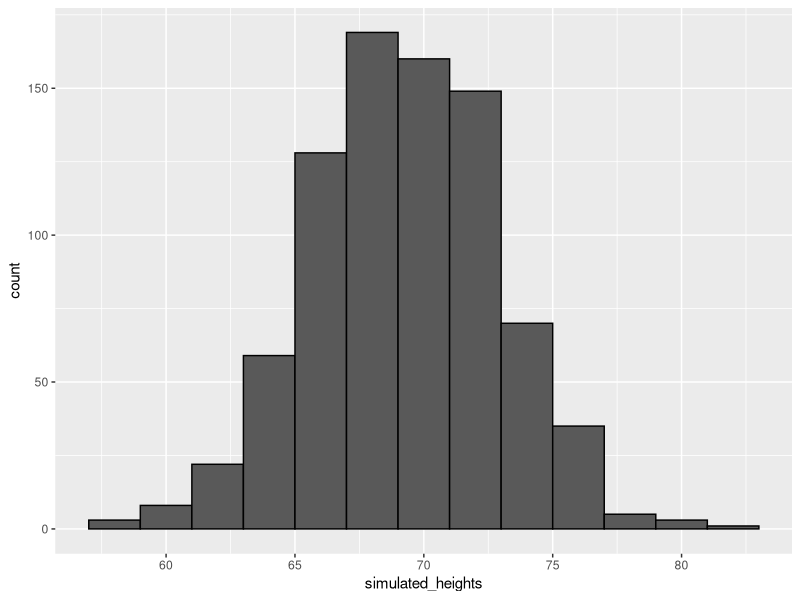

R code for this plot:
# define x as male heights from dslabs data
library(tidyverse)
library(dslabs)
data(heights)
x <- heights %>% filter(sex=="Male") %>% pull(height)

# generate simulated height data using normal distribution - both datasets should have n observations
n <- length(x)
avg <- mean(x)
s <- sd(x)
simulated_heights <- rnorm(n, avg, s)

# plot distribution of simulated_heights
data.frame(simulated_heights = simulated_heights) %>%
  ggplot(aes(simulated_heights)) +
  geom_histogram(color="black", binwidth = 2)
